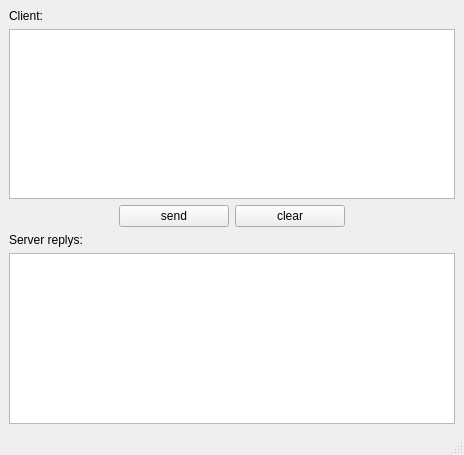
<?xml version="1.0" encoding="UTF-8"?>
<ui version="4.0">
 <class>MainWindow</class>
 <widget class="QMainWindow" name="MainWindow">
  <property name="geometry">
   <rect>
    <x>0</x>
    <y>0</y>
    <width>464</width>
    <height>455</height>
   </rect>
  </property>
  <property name="windowTitle">
   <string>Echo TCP Client</string>
  </property>
  <widget class="QWidget" name="centralwidget">
   <layout class="QVBoxLayout" name="verticalLayout_3">
    <item>
     <layout class="QVBoxLayout" name="verticalLayout">
      <item>
       <widget class="QLabel" name="label">
        <property name="text">
         <string>Client:</string>
        </property>
       </widget>
      </item>
      <item>
       <widget class="QTextEdit" name="clientTextEdit"/>
      </item>
     </layout>
    </item>
    <item>
     <layout class="QHBoxLayout" name="horizontalLayout">
      <item>
       <spacer name="horizontalSpacer_2">
        <property name="orientation">
         <enum>Qt::Horizontal</enum>
        </property>
        <property name="sizeHint" stdset="0">
         <size>
          <width>40</width>
          <height>20</height>
         </size>
        </property>
       </spacer>
      </item>
      <item>
       <widget class="QPushButton" name="send">
        <property name="sizePolicy">
         <sizepolicy hsizetype="Expanding" vsizetype="Fixed">
          <horstretch>0</horstretch>
          <verstretch>0</verstretch>
         </sizepolicy>
        </property>
        <property name="layoutDirection">
         <enum>Qt::LeftToRight</enum>
        </property>
        <property name="text">
         <string>send</string>
        </property>
       </widget>
      </item>
      <item>
       <widget class="QPushButton" name="clear">
        <property name="sizePolicy">
         <sizepolicy hsizetype="Expanding" vsizetype="Fixed">
          <horstretch>0</horstretch>
          <verstretch>0</verstretch>
         </sizepolicy>
        </property>
        <property name="text">
         <string>clear</string>
        </property>
       </widget>
      </item>
      <item>
       <spacer name="horizontalSpacer">
        <property name="orientation">
         <enum>Qt::Horizontal</enum>
        </property>
        <property name="sizeHint" stdset="0">
         <size>
          <width>40</width>
          <height>20</height>
         </size>
        </property>
       </spacer>
      </item>
     </layout>
    </item>
    <item>
     <layout class="QVBoxLayout" name="verticalLayout_2">
      <item>
       <widget class="QLabel" name="label_2">
        <property name="text">
         <string>Server replys:</string>
        </property>
       </widget>
      </item>
      <item>
       <widget class="QTextEdit" name="serverTextEdit"/>
      </item>
     </layout>
    </item>
   </layout>
  </widget>
  <widget class="QMenuBar" name="menubar">
   <property name="geometry">
    <rect>
     <x>0</x>
     <y>0</y>
     <width>464</width>
     <height>21</height>
    </rect>
   </property>
  </widget>
  <widget class="QStatusBar" name="statusbar"/>
 </widget>
 <resources/>
 <connections/>
</ui>
